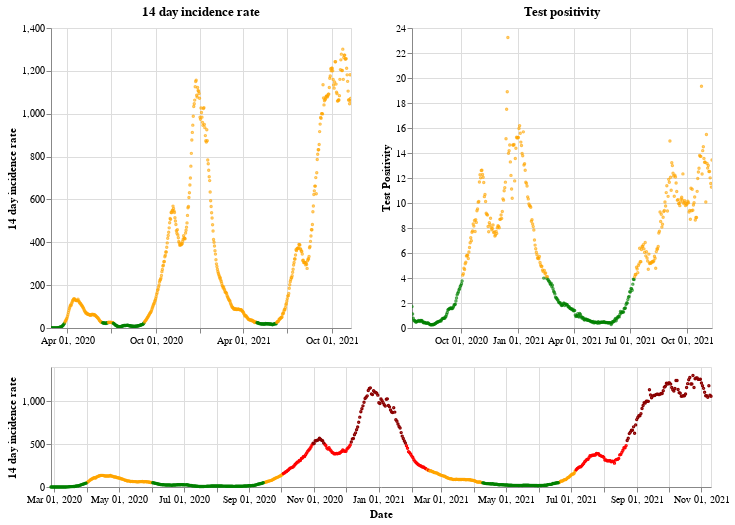

Notebook code cell kept with this figure:
### Markdown cell above
## Wales

### Code cell
plot_traffic_light('Wales')

### Figure 1 — Vega-Lite specification as saved in the notebook (floating-point values rounded to 4 significant figures; data arrays with more than 128 entries replaced by an {"elided": "..."} marker saying what was removed)
{"config": {"view": {"continuousWidth": 400, "continuousHeight": 300}}, "vconcat": [{"hconcat": [{"mark": {"type": "point", "size": 2}, "encoding": {"color": {"condition": {"value": "green", "test": "(datum.twoWeeklyCasesRate <= 25)"}, "value": "orange"}, "tooltip": [{"type": "nominal", "field": "areaName"}, {"type": "temporal", "field": "date"}, {"type": "quantitative", "field": "twoWeeklyCasesRate"}, {"type": "quantitative", "field": "testPositivity"}], "x": {"type": "temporal", "axis": {"title": ""}, "field": "date", "scale": {"domain": {"selection": "DateBrush"}}, "timeUnit": "yearmonthdate"}, "y": {"type": "quantitative", "axis": {"title": "14 day incidence rate"}, "field": "twoWeeklyCasesRate"}}, "title": "14 day incidence rate", "width": 300}, {"mark": {"type": "point", "size": 2}, "encoding": {"color": {"condition": {"value": "green", "test": "(datum.testPositivity <= 4)"}, "value": "orange"}, "tooltip": [{"type": "nominal", "field": "areaName"}, {"type": "temporal", "field": "date"}, {"type": "quantitative", "field": "twoWeeklyCasesRate"}, {"type": "quantitative", "field": "testPositivity"}], "x": {"type": "temporal", "axis": {"title": ""}, "field": "date", "scale": {"domain": {"selection": "DateBrush"}}, "timeUnit": "yearmonthdate"}, "y": {"type": "quantitative", "axis": {"title": "Test Positivity"}, "field": "testPositivity"}}, "title": "Test positivity", "width": 300}]}, {"layer": [{"mark": {"type": "point", "size": 2}, "encoding": {"color": {"condition": {"value": "orange", "test": "(((datum.testPositivity < 4) && (datum.twoWeeklyCasesRate >= 50)) && (datum.twoWeeklyCasesRate < 200))"}, "value": "red"}, "opacity": {"condition": {"value": 1, "test": "((datum.twoWeeklyCasesRate >= 50) && (datum.twoWeeklyCasesRate < 500))"}, "value": 0}, "tooltip": [{"type": "nominal", "field": "areaName"}, {"type": "temporal", "field": "date"}, {"type": "quantitative", "field": "twoWeeklyCasesRate"}, {"type": "quantitative", "field": "testPositivity"}], "x": {"type": "temporal", "axis": {"title": "Date"}, "field": "date", "timeUnit": "yearmonthdate"}, "y": {"type": "quantitative", "axis": {"title": "14 day incidence rate"}, "field": "twoWeeklyCasesRate"}}, "selection": {"DateBrush": {"type": "interval", "encodings": ["x"], "fields": ["Time"]}}}, {"mark": {"type": "point", "size": 2}, "encoding": {"color": {"value": "darkred"}, "opacity": {"condition": {"value": 1, "test": "(datum.twoWeeklyCasesRate >= 500)"}, "value": 0}, "tooltip": [{"type": "nominal", "field": "areaName"}, {"type": "temporal", "field": "date"}, {"type": "quantitative", "field": "twoWeeklyCasesRate"}, {"type": "quantitative", "field": "testPositivity"}], "x": {"type": "temporal", "axis": {"title": "Date"}, "field": "date", "timeUnit": "yearmonthdate"}, "y": {"type": "quantitative", "axis": {"title": "14 day incidence rate"}, "field": "twoWeeklyCasesRate"}}}, {"mark": {"type": "point", "size": 2}, "encoding": {"color": {"condition": {"value": "green", "test": "((datum.testPositivity < 4) && (datum.twoWeeklyCasesRate < 50))"}, "value": "orange"}, "opacity": {"condition": {"value": 1, "test": "(datum.twoWeeklyCasesRate < 50)"}, "value": 0}, "tooltip": [{"type": "nominal", "field": "areaName"}, {"type": "temporal", "field": "date"}, {"type": "quantitative", "field": "twoWeeklyCasesRate"}, {"type": "quantitative", "field": "testPositivity"}], "x": {"type": "temporal", "axis": {"title": "Date"}, "field": "date", "timeUnit": "yearmonthdate"}, "y": {"type": "quantitative", "axis": {"title": "14 day incidence rate"}, "field": "twoWeeklyCasesRate"}}}], "height": 120, "width": 660}], "data": {"name": "data-9659e3d54422f1b661c9e59125e8178f"}, "$schema": "https://vega.github.io/schema/vega-lite/v4.8.1.json", "datasets": {"data-9659e3d54422f1b661c9e59125e8178f": {"elided": "623 records"}}}
